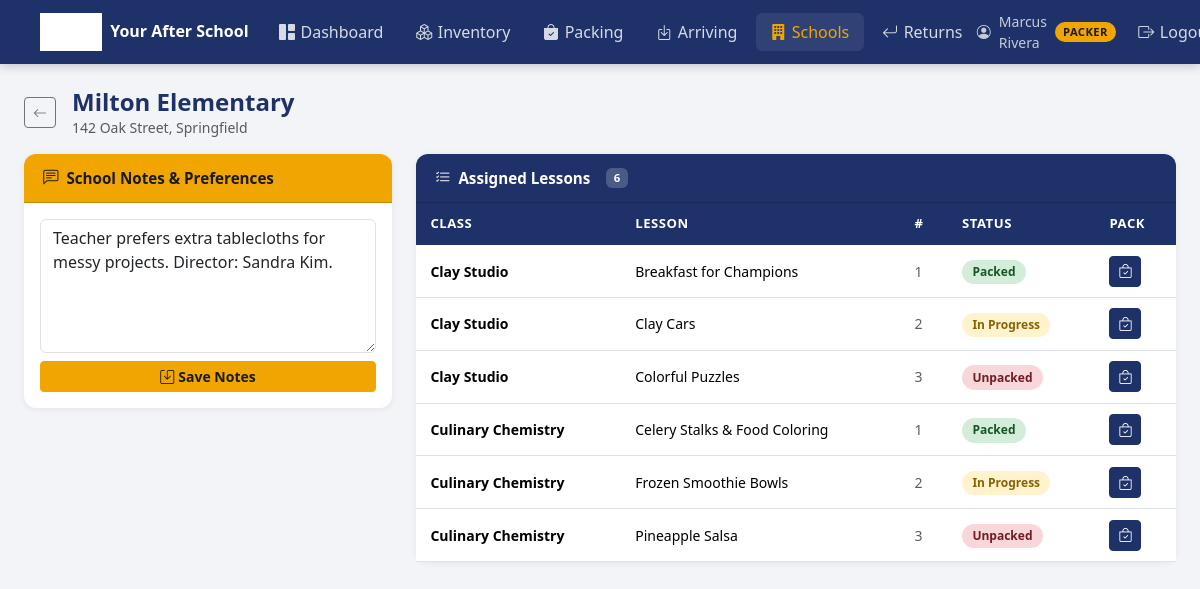
Page /schools/2 (signed in) on the committed database.
### tables this page shows
CREATE TABLE users (
    id            INTEGER PRIMARY KEY AUTOINCREMENT,
    username      TEXT    UNIQUE NOT NULL,
    password_hash TEXT    NOT NULL,
    full_name     TEXT,
    role          TEXT    NOT NULL DEFAULT 'packer', -- admin, packer, site_director, teacher
    school_id     INTEGER,
    active        INTEGER DEFAULT 1,
    created_at    TIMESTAMP DEFAULT CURRENT_TIMESTAMP,
    FOREIGN KEY (school_id) REFERENCES schools(id)
);

CREATE TABLE schools (
    id         INTEGER PRIMARY KEY AUTOINCREMENT,
    name       TEXT NOT NULL,
    address    TEXT,
    notes      TEXT,
    active     INTEGER DEFAULT 1,
    created_at TIMESTAMP DEFAULT CURRENT_TIMESTAMP
);

CREATE TABLE lessons (
    id           INTEGER PRIMARY KEY AUTOINCREMENT,
    class_type   TEXT,
    class_name   TEXT NOT NULL,
    lesson_name  TEXT NOT NULL,
    lesson_number INTEGER,
    school_id    INTEGER,
    teacher_name TEXT,
    session_id   INTEGER,
    week_id      INTEGER,
    max_students INTEGER DEFAULT 15,
    pack_to      INTEGER DEFAULT 15,
    status       TEXT DEFAULT 'unpacked', -- unpacked, in_progress, packed, delivered
    created_at   TIMESTAMP DEFAULT CURRENT_TIMESTAMP,
    FOREIGN KEY (school_id)  REFERENCES schools(id),
    FOREIGN KEY (session_id) REFERENCES program_sessions(id),
    FOREIGN KEY (week_id)    REFERENCES weeks(id)
);

### app.py (the view)
@app.route('/schools/<int:school_id>', methods=['GET', 'POST'])
@warehouse_only
def school_detail(school_id):
    db     = get_db()
    school = db.execute('SELECT * FROM schools WHERE id=?', [school_id]).fetchone()
    if not school:
        flash('School not found.', 'danger')
        db.close()
        return redirect(url_for('schools'))
    if request.method == 'POST':
        notes = request.form.get('notes', '').strip()
        db.execute('UPDATE schools SET notes=? WHERE id=?', [notes, school_id])
        db.commit()
        flash('Notes saved.', 'success')
    lessons = db.execute(
        'SELECT * FROM lessons WHERE school_id=? ORDER BY class_name, lesson_number',
        [school_id]
    ).fetchall()
    pending_returns = db.execute(
        '''SELECT r.*, li.item_description, l.class_name, l.lesson_name
           FROM returns r
           JOIN lesson_items li ON r.lesson_item_id = li.id
           JOIN lessons l       ON r.lesson_id      = l.id
           WHERE r.school_id=? AND r.received_at IS NULL
           ORDER BY r.logged_at DESC''',
        [school_id]
    ).fetchall()
    db.close()
    return render_template('schools/detail.html',
                           school=school, lessons=lessons, pending_returns=pending_returns)

### app.py (called while the page is built)
def get_db():
    db = sqlite3.connect(DATABASE)
    db.row_factory = sqlite3.Row
    db.execute("PRAGMA foreign_keys = ON")
    return db

@login_manager.user_loader
def load_user(uid):
    db = get_db()
    row = db.execute('SELECT * FROM users WHERE id = ?', [uid]).fetchone()
    db.close()
    return User(row) if row else None

def warehouse_only(f):
    @wraps(f)
    @login_required
    def wrapped(*args, **kw):
        if current_user.role == 'site_director':
            return redirect(url_for('director_portal'))
        return f(*args, **kw)
    return wrapped

    @property
    def display_role(self):
        return {'admin': 'Admin', 'packer': 'Packer',
                'site_director': 'Site Director',
                'teacher': 'Teacher'}.get(self.role, self.role)

### templates/schools/detail.html (shortened to what this page needs)
{% extends 'base.html' %}
{% block content %}
<div class="d-flex align-items-center gap-3 mb-3">
  <a href="{{ url_for('schools') }}" class="btn btn-outline-secondary btn-sm">
    <i class="bi bi-arrow-left"></i>
  </a>
  <div class="flex-grow-1">
    <h4 class="mb-0 fw-bold" style="color:var(--navy)">{{ school.name }}</h4>
    {% if school.address %}<div class="text-muted small">{{ school.address }}</div>{% endif %}
  </div>
</div>
<div class="row g-4">
  <div class="col-lg-4">
    <div class="card">
      <div class="card-header gold-header">
        <i class="bi bi-chat-left-text"></i> School Notes & Preferences
      </div>
      <div class="card-body">
        <form method="post">
          <textarea name="notes" class="form-control mb-2" rows="5"
                    placeholder="Add notes about this school's preferences, special instructions...">{{ school.notes or '' }}</textarea>
          <button type="submit" class="btn btn-gold btn-sm w-100">
            <i class="bi bi-save me-1"></i>Save Notes
          </button>
        </form>
      </div>
    </div>
  </div>
  <div class="col-lg-8">
    <div class="card">
      <div class="card-header">
        <i class="bi bi-list-check"></i> Assigned Lessons
        <span class="ms-2 badge" style="background:rgba(255,255,255,0.2);">{{ lessons|length }}</span>
      </div>
      <div class="card-body p-0">
        {% if lessons %}
        <table class="table table-hover mb-0">
          <thead><tr><th>Class</th><th>Lesson</th><th>#</th><th>Status</th><th class="no-print">Pack</th></tr></thead>
          <tbody>
          {% for l in lessons %}
          <tr>
            <td class="fw-semibold small">{{ l.class_name }}</td>
            <td class="small">{{ l.lesson_name }}</td>
            <td class="text-muted small">{{ l.lesson_number or '—' }}</td>
            <td>
              <span class="status-badge s-{{ l.status.replace('_','-') }}">
                {{ l.status.replace('_',' ').title() }}
              </span>
            </td>
            <td class="no-print">
              <a href="{{ url_for('packing_lesson', lesson_id=l.id) }}" class="btn btn-sm btn-navy">
                <i class="bi bi-bag-check"></i>
              </a>
            </td>
          </tr>
          {% endfor %}
          </tbody>
        </table>
        {% else %}
        <div class="text-center text-muted py-4 small">
          No lessons assigned to this school yet.<br>
          Assign lessons from the <a href="{{ url_for('packing') }}">Packing</a> page.
        </div>
        {% endif %}
      </div>
    </div>
  </div>
</div>
{% endblock %}

### templates/base.html (shortened to what this page needs)
<!DOCTYPE html>
<html lang="en">
<head>
  <link rel="stylesheet" href="https://cdn.jsdelivr.net/npm/bootstrap@5.3.2/dist/css/bootstrap.min.css">
  <link rel="stylesheet" href="https://cdn.jsdelivr.net/npm/bootstrap-icons@1.11.3/font/bootstrap-icons.min.css">
  <link rel="stylesheet" href="{{ url_for('static', filename='css/style.css') }}">
</head>
<body>
{% if current_user.is_authenticated %}
<nav class="navbar navbar-expand-lg">
  <div class="container-fluid px-4">
    <a class="navbar-brand" href="{{ url_for('dashboard') }}">
      <img src="{{ url_for('static', filename='logo.jpg') }}" alt="YAS" onerror="this.style.display='none'">
      <span class="navbar-brand-text">Your After School</span>
    </a>
    <div class="collapse navbar-collapse" id="mainNav">
      <ul class="navbar-nav me-auto gap-1">
        {% if current_user.role == 'site_director' %}
        <li class="nav-item">
          <a class="nav-link {% if request.endpoint == 'director_portal' %}active{% endif %}"
             href="{{ url_for('director_portal') }}">
            <i class="bi bi-grid-1x2-fill"></i> My School
          </a>
        </li>
        {% else %}
        <li class="nav-item">
          <a class="nav-link {% if request.endpoint == 'dashboard' %}active{% endif %}"
             href="{{ url_for('dashboard') }}">
            <i class="bi bi-grid-1x2-fill"></i> Dashboard
          </a>
        </li>
        <li class="nav-item">
          <a class="nav-link {% if 'inventory' in (request.endpoint or '') %}active{% endif %}"
             href="{{ url_for('inventory') }}">
            <i class="bi bi-boxes"></i> Inventory
          </a>
        </li>
        <li class="nav-item">
          <a class="nav-link {% if 'packing' in (request.endpoint or '') %}active{% endif %}"
             href="{{ url_for('packing') }}">
            <i class="bi bi-bag-check-fill"></i> Packing
          </a>
        </li>
        <li class="nav-item">
          <a class="nav-link {% if 'arriving' in (request.endpoint or '') %}active{% endif %}"
             href="{{ url_for('arriving') }}">
            <i class="bi bi-box-arrow-in-down"></i> Arriving
          </a>
        </li>
        <li class="nav-item">
          <a class="nav-link {% if 'school' in (request.endpoint or '') %}active{% endif %}"
             href="{{ url_for('schools') }}">
            <i class="bi bi-building-fill"></i> Schools
          </a>
        </li>
        <li class="nav-item">
          <a class="nav-link {% if 'return' in (request.endpoint or '') %}active{% endif %}"
             href="{{ url_for('returns') }}">
            <i class="bi bi-arrow-return-left"></i> Returns
          </a>
        </li>
        {% endif %}
      </ul>
      <ul class="navbar-nav align-items-center gap-2">
        <li class="nav-item d-flex align-items-center gap-2" style="color:rgba(255,255,255,0.75);font-size:.875rem;">
          <i class="bi bi-person-circle"></i>
          <span>{{ current_user.full_name or current_user.username }}</span>
          <span class="role-badge">{{ current_user.display_role }}</span>
        </li>
        <li class="nav-item">
          <a class="nav-link" href="{{ url_for('logout') }}">
            <i class="bi bi-box-arrow-right"></i> Logout
          </a>
        </li>
      </ul>
    </div>
  </div>
</nav>
{% endif %}
<div class="{% if current_user.is_authenticated %}container-fluid py-4 px-4{% endif %}">
  {% block content %}{% endblock %}
</div>
</body>
</html>

### static/css/style.css (style rules this page uses)
:root { --navy: #1E3269; --navy-light: #2a4494; --navy-dark: #152448; --gold: #F0A500; --gold-dark: #c88900; --bg: #f2f4f8; --white: #ffffff; --text: #2c3e50; --muted: #6c757d; --border: #dee2e6; --success: #198754; --warning: #ffc107; --danger: #dc3545; }
body { background: var(--bg); color: var(--text); font-family: 'Segoe UI', system-ui, -apple-system, sans-serif; min-height: 100vh; }
.navbar { background: var(--navy) !important; box-shadow: 0 2px 10px rgba(0,0,0,0.2); padding: 0.5rem 1rem; }
.navbar-brand { display: flex; align-items: center; gap: 0.5rem; text-decoration: none; }
.navbar-brand img { height: 38px; filter: brightness(0) invert(1); }
.navbar-brand-text { color: white; font-weight: 700; font-size: 1rem; line-height: 1.2; }
.navbar .nav-link { color: rgba(255,255,255,0.82) !important; font-weight: 500; padding: 0.45rem 0.9rem !important; border-radius: 6px; transition: background 0.15s, color 0.15s; display: flex; align-items: center; gap: 0.35rem; }
.navbar .nav-link.active { color: var(--gold) !important; background: rgba(255,255,255,0.08); }
.role-badge { background: var(--gold); color: #1a1a1a; font-size: 0.7rem; font-weight: 700; padding: 2px 8px; border-radius: 12px; text-transform: uppercase; letter-spacing: 0.04em; }
.card { border: none; border-radius: 12px; box-shadow: 0 1px 6px rgba(0,0,0,0.07); margin-bottom: 1.5rem; }
.card-header { background: var(--navy); color: white; border-radius: 12px 12px 0 0 !important; font-weight: 600; font-size: 0.95rem; padding: 0.8rem 1.2rem; display: flex; align-items: center; gap: 0.5rem; }
.card-header.gold-header { background: var(--gold); color: #1a1a1a; }
.btn-navy { background: var(--navy); border-color: var(--navy); color: white; }
.btn-gold { background: var(--gold); border-color: var(--gold); color: #1a1a1a; font-weight: 600; }
.table thead th { background: var(--navy); color: white; font-weight: 600; font-size: 0.82rem; text-transform: uppercase; letter-spacing: 0.04em; white-space: nowrap; border: none; padding: 0.7rem 0.9rem; }
.table tbody td { padding: 0.65rem 0.9rem; vertical-align: middle; border-color: var(--border); }
.status-badge { display: inline-block; padding: 0.2rem 0.65rem; border-radius: 20px; font-size: 0.75rem; font-weight: 600; }
.s-packed { background: #d4edda; color: #155724; }
.s-in-progress { background: #fff3cd; color: #856404; }
.s-unpacked { background: #f8d7da; color: #721c24; }

### rows in the picture
users: full_name "Marcus Rivera", display_role "PACKER"
schools: name "Milton Elementary", address "142 Oak Street, Springfield", notes "Teacher prefers extra tablecloths for messy projects. Director: Sandra Kim."
lessons: class_name "Clay Studio", lesson_name "Breakfast for Champions", lesson_number "1", status.replace "Packed"
lessons: class_name "Clay Studio", lesson_name "Clay Cars", lesson_number "2", status.replace "In Progress"
lessons: class_name "Clay Studio", lesson_name "Colorful Puzzles", lesson_number "3", status.replace "Unpacked"
lessons: class_name "Culinary Chemistry", lesson_name "Celery Stalks & Food Coloring", lesson_number "1", status.replace "Packed"
lessons: class_name "Culinary Chemistry", lesson_name "Frozen Smoothie Bowls", lesson_number "2", status.replace "In Progress"
lessons: class_name "Culinary Chemistry", lesson_name "Pineapple Salsa", lesson_number "3", status.replace "Unpacked"

### other values in the picture
{{ lessons|length }} "6"
